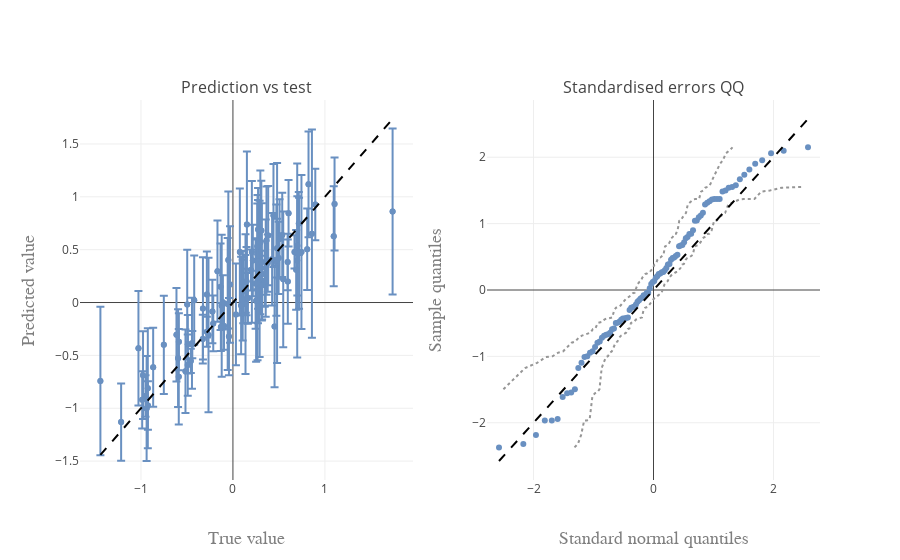
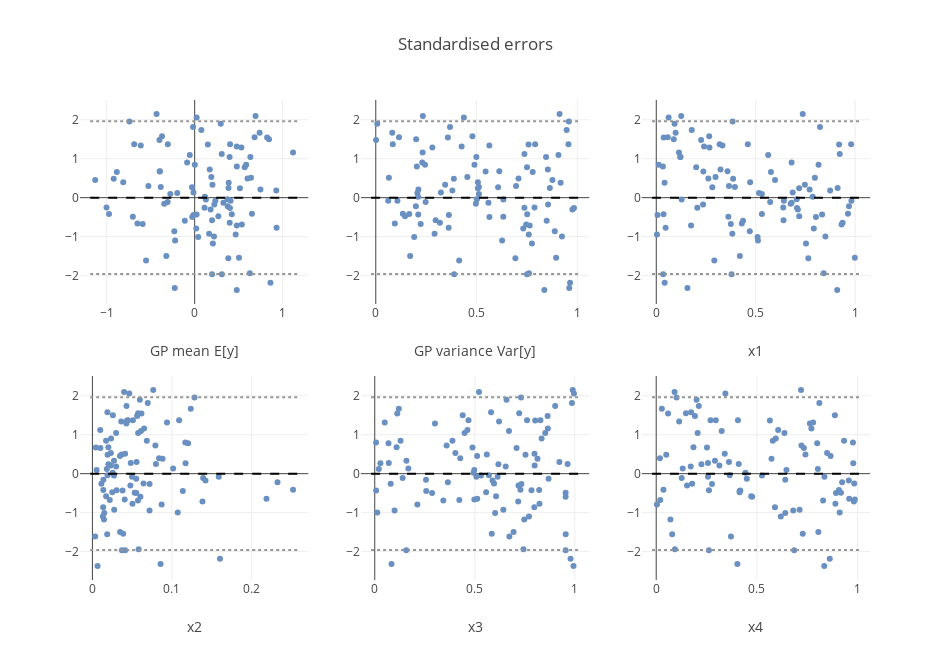

The notebook cell saved with these charts, in order:
### Code cell
# Plot diagnostics
figs = gp_diagnostics(df, y_name = 'y', subplots = True)
for fig in figs:
    pltlyoff.iplot(fig, filename='')
